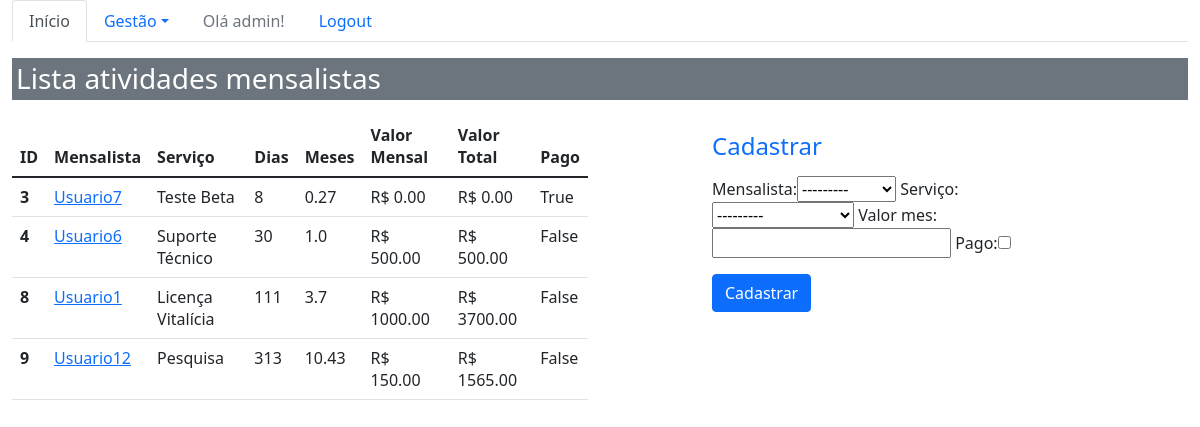
Page /sistema/atividades_mes/ (signed in) on the earlier database version.
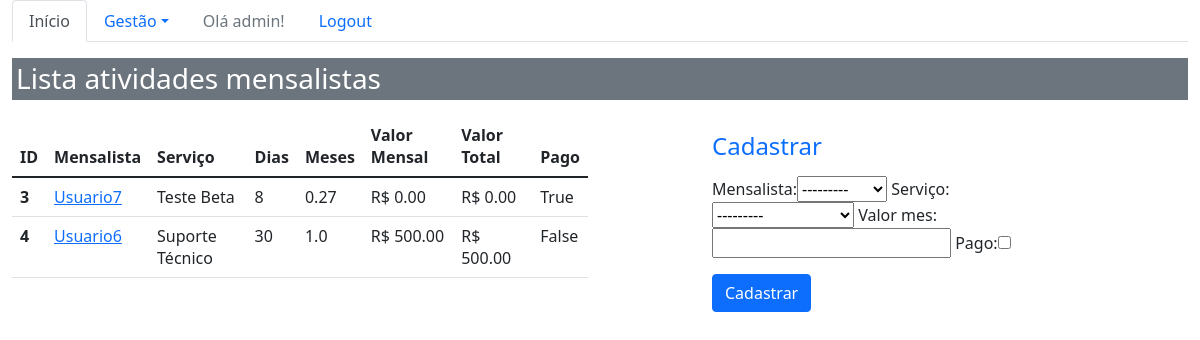
Same page on the later database version.
### core/models.py (models this page shows, shortened)
class AtividadeMes(models.Model):
    mensalista = models.ForeignKey(Mensalista, on_delete=models.CASCADE)
    finalidade = models.ForeignKey(Finalidade, on_delete=models.CASCADE, verbose_name='serviço')
    valor_mes = models.DecimalField(max_digits=6, decimal_places=2)
    pago = models.BooleanField(default=False)
    def dias_total(self):
        return math.ceil(((self.mensalista.termino - self.mensalista.inicio).total_seconds() / 86400)-1)
    def mes_total(self):
        return round(self.dias_total()/30, 2)
    def valor_total(self):
        return round(self.valor_mes * self.dias_total()/30, 2)

class Mensalista(models.Model):
    usuario = models.ForeignKey(Pessoa, on_delete=models.CASCADE)
    inicio = models.DateTimeField(auto_now=False)
    termino = models.DateTimeField(auto_now=True, null=True, blank=True)
    def __str__(self):
        return str(self.usuario)# + ' - ' + str(self.inicio)

class Pessoa(models.Model):
    nome = models.CharField(max_length=100)
    telefone = models.CharField(max_length=20)
    email = models.EmailField()
    profissao = models.CharField(max_length=100)
    area_atuacao = models.CharField(max_length=100)
    def __str__(self):
        return self.nome

class Finalidade(models.Model):
    nome = models.CharField(max_length=20)
    def __str__(self):
        return self.nome

### core/views.py (the view)
# urls.py: path('atividades_mes/', lista_atividades_mes,
def lista_atividades_mes(request):
    atividade_mes = AtividadeMes.objects.all()
    form = AtividadeMesForm()
    data = {'atividades_mes': atividade_mes, 'forms':form}
    return render(request, 'core/lista_atividades_mes.html', data)

### core/forms.py
class AtividadeMesForm(ModelForm):
    class Meta:
        model = AtividadeMes
        fields = '__all__'
        labels = {
            'finalidade': 'Serviço',
        }

### core/templates/core/lista_atividades_mes.html (shortened to what this page needs)
{%  extends 'base.html' %}
{% load bootstrap %}
{% block menu %}
    <ul class="nav nav-tabs">
      <li class="nav-item">
        <a class="nav-link active" aria-current="page" href="{% url 'core_home' %}">Início</a>
      </li>
    {% if user.is_authenticated %}
      <li class="nav-item dropdown">
        <a class="nav-link dropdown-toggle" data-bs-toggle="dropdown" href="#" role="button" aria-expanded="false">Gestão</a>
      </li>
         <li class="nav-item">
            <a class="nav-link disabled" href="">Olá {{ user }}!</a>
        </li>
        <li class="nav-item">
            <a class="nav-link" href="{% url 'logout' %}">Logout</a>
        </li>
    {% else %}
        <li class="nav-item">
            <a class="nav-link" href="{% url 'login' %}">Login</a>
        </li>
    {% endif %}
    </ul>
{% endblock %}
{% block main %}
    {% if user.is_authenticated %}
        <div class="row">
                <div class="col-12">
                     <h3 class="p-1 mb-2 bg-secondary text-white">Lista atividades mensalistas</h3>
                </div>
        </div>
         <div class="row">
            <div class="col-sm-6 table-responsive">
                <table class="table">
                  <thead>
                    <tr>
                      <th scope="col">ID</th>
                      <th scope="col">Mensalista</th>
                      <th scope="col">Serviço</th>
                      <th scope="col">Dias</th>
                      <th scope="col">Meses</th>
                      <th scope="col">Valor Mensal</th>
                      <th scope="col">Valor Total</th>
                      <th scope="col">Pago</th>
                    </tr>
                  </thead>
                  <tbody>
                    {% for atividade_mes in atividades_mes %}
                        <tr>
                          <th scope="row">{{ atividade_mes.id }}</th>
                          <td ><a href="{% url 'core_atividade_mes_update' atividade_mes.id %}"
                                 class="link-primary"> {{atividade_mes.mensalista}} </a>
                          </td>
                          <td>{{ atividade_mes.finalidade }}</td>
                          <td>{{ atividade_mes.dias_total }}</td>
                          <td>{{ atividade_mes.mes_total }}</td>
                          <td>R$ {{ atividade_mes.valor_mes }}</td>
                          <td>R$ {{ atividade_mes.valor_total }}</td>
                          <td>{{ atividade_mes.pago }}</td>
                        </tr>
                    {% endfor %}
                  </tbody>
                </table>
            </div>
            <div class="col-sm-4 offset-md-1">
                <h4 class="text-primary"> Cadastrar</h4>
                <form action="{% url 'core_atividade_mes_novo' %}" method="POST">
                    {{ forms|bootstrap }}
                    <button type="submit" class="btn btn-primary">
                        Cadastrar</button>
                </form>
            </div>
         </div>
    {% endif %}
{% endblock %}

### templates/base.html (shortened to what this page needs)
{% load static %}
<!doctype html>
<html lang="en">
<head>
    <link rel="stylesheet" href="{% static 'bootstrap/css/bootstrap.css' %}">
</head>
<body>
<div class="container-fluid">
    {% block menu %}
    {% endblock %}
    {% block main %}
    {% endblock %}
</div>
</body>
</html>

Differences in the rows shown:
removed AtividadeMes: id "8", mensalista "Usuario1", finalidade "Licença Vitalícia", dias_total "111", mes_total "3.7", valor_mes "1000.00", valor_total "3700.00", pago "False"
removed AtividadeMes: id "9", mensalista "Usuario12", finalidade "Pesquisa", dias_total "313", mes_total "10.43", valor_mes "150.00", valor_total "1565.00", pago "False"
